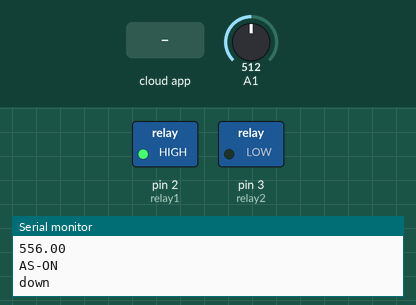
Simulated run of this sketch. Board: Arduino Uno, built with avr-gcc and run on an emulated ATmega328P. On the bench: switched loads named in the sketch (green lamp = pin HIGH), the last lines printed to the serial monitor. Inputs (shaded band) come from the test bench; at power-on: A1 = 512. The ROS host is connected and sends only what is stated.

Above: at 1.2 s.
1.3 s: A1 set to 554
At 2.5 s:
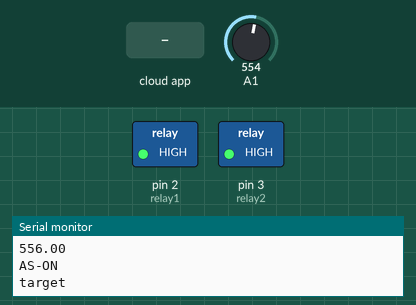
2.8 s: the phone or cloud app sets steering_angle to 0
At 3.4 s:
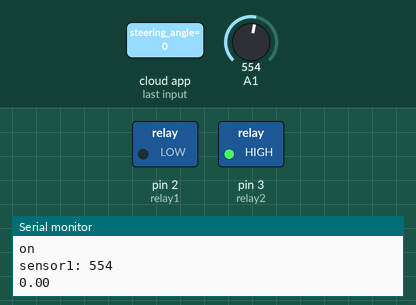
6.0 s: the phone or cloud app sets asms_status to 3
At 11.5 s:
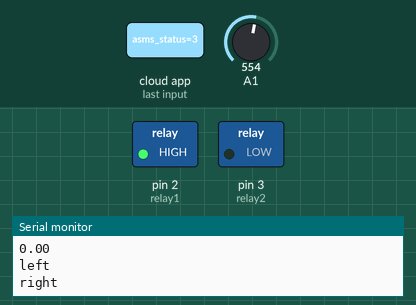
Timing chart, 0 to 12.5 s (numbered marks = the images above; inputs shaded):
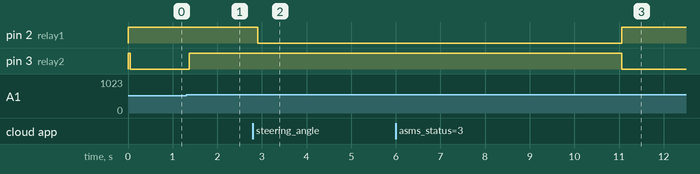

Measured:
- the behaviour switches between 539 and 540 on A1 (found by bisection; images 0 and 1)
- after the input at 1.3 s, pin 3 (relay2): LOW → HIGH after 0.08 s
- after the input at 2.8 s, pin 2 (relay1): HIGH → LOW after 0.10 s
- after the input at 6.0 s, pin 2 (relay1): LOW → HIGH after 5.1 s; pin 3 (relay2): HIGH → LOW after 5.1 s

The sketch:

relay_one.ino
```cpp
#include <ros.h>
#include <std_msgs/Int8.h>
#include <std_msgs/Float64.h>  // For the yaw value
#include <math.h> // For M_PI

ros::NodeHandle nh;

int relay1 = 2;  // relay 1, red actuator
int relay2 = 3;
float target = 556;
float threshold = 0.03;  // 1.4mm
int asms_status = 1;
float center = 556;
int trigger = 0;
void targetCallback(const std_msgs::Float64& msg) {
  target = msg.data;
}

void asmsCallback(const std_msgs::Int8& msg) {
  asms_status = msg.data;
}

ros::Subscriber<std_msgs::Float64> sub1("/steering_angle", targetCallback);
ros::Subscriber<std_msgs::Int8> sub2("/asms_status", asmsCallback);

void setup() {
  Serial.begin(115200);
  nh.initNode();
  nh.subscribe(sub1);
  nh.subscribe(sub2);


  pinMode(relay1, OUTPUT);
  pinMode(relay2, OUTPUT);
  digitalWrite(relay1, HIGH);
  digitalWrite(relay2, HIGH);
  pinMode(A1, INPUT);
}

void loop() {
  nh.spinOnce();  // To receive messages

  int sensorValue1 = analogRead(A1);
  Serial.print("sensor1: ");
  Serial.println(sensorValue1);
  Serial.println(target);
  delay(50);
  int sensorValue = sensorValue1;

  switch (asms_status) {
    case 1:           // AS-ON
      Serial.println("AS-ON");
      if (trigger > 0) {
        digitalWrite(relay1, LOW);
        digitalWrite(relay2, HIGH);
        Serial.println("left");
        delay(7000);
        digitalWrite(relay1, HIGH);
        digitalWrite(relay2, LOW);
        Serial.println("right");
        delay(7000);
      }
      trigger = 0;
      if (((0 <= target) && (target <= 1024)) && ((0 < sensorValue) && (sensorValue < 1024))) {
        if (((target - target * threshold) < sensorValue) && (sensorValue < (target + target * threshold))) {
          digitalWrite(relay1, HIGH);
          digitalWrite(relay2, HIGH);
          Serial.println("target");
          delay(50);
        } else if (target < sensorValue) {
          digitalWrite(relay1, LOW);
          digitalWrite(relay2, HIGH);
          Serial.println("on");
          delay(50);
        } else if (target > sensorValue) {
          digitalWrite(relay1, HIGH);
          digitalWrite(relay2, LOW);
          Serial.println("down");
          delay(50);
        }
      }
      else {
        digitalWrite(relay1, HIGH);
        digitalWrite(relay2, HIGH);
        Serial.println("Trash");
      }
      break;
    case 2:          // AS-Emergency
      break;
    case 3:         // AS-OFF
      if (trigger == 0) {
        digitalWrite(relay1, LOW);
        digitalWrite(relay2, HIGH);
        Serial.println("left");
        delay(5000);
        digitalWrite(relay1, HIGH);
        digitalWrite(relay2, LOW);
        Serial.println("right");
        delay(5000);
        trigger = trigger + 1;
      }

      if (((center - center * 0.1) < sensorValue) && (sensorValue < (center + center * 0.1))) {
        digitalWrite(relay1, HIGH);
        digitalWrite(relay2, HIGH);
        Serial.println("target");
        delay(20);
      } else if (center < sensorValue) {
        digitalWrite(relay1, LOW);
        digitalWrite(relay2, HIGH);
        Serial.println("on");
        delay(20);
      } else if (center > sensorValue) {
        digitalWrite(relay1, HIGH);
        digitalWrite(relay2, LOW);
        Serial.println("down");
        delay(20);
      }
      break;

    default:
      Serial.println("ASMS receive Error");
      break;
  }
}
```
